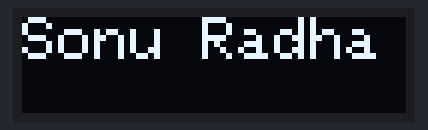
A sketch run on a simulated Arduino Uno, built with avr-gcc and run on an emulated ATmega328P. Shown: 128×32 one-colour display. The display library's start-up logo is not drawn; random numbers use the default seed unless the sketch sets one; what the sketch prints to the serial monitor is not drawn.

Above: at 4.1 s.
At 6.1 s:
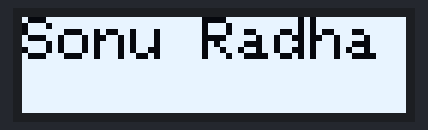
At 14.41 s:
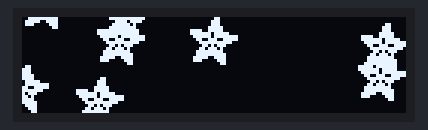
At 22.89 s:
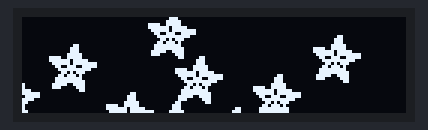
At 31.37 s:
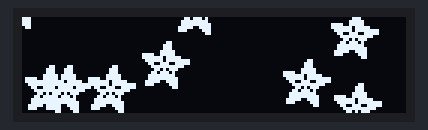
At 39.83 s:
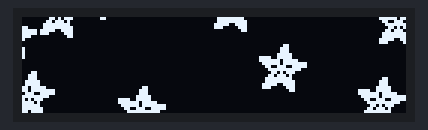

The sketch:

oled-basic-print-example.ino
```cpp
#include <SPI.h>
#include <Wire.h>
#include <Adafruit_GFX.h>
#include <Adafruit_SSD1306.h>

#define SCREEN_WIDTH 128 // OLED display width, in pixels
#define SCREEN_HEIGHT 32 // OLED display height, in pixels

// Declaration for an SSD1306 display connected to I2C (SDA, SCL pins)
#define OLED_RESET     4 // Reset pin # (or -1 if sharing Arduino reset pin)
Adafruit_SSD1306 display(SCREEN_WIDTH, SCREEN_HEIGHT, &Wire, OLED_RESET);

#define NUMFLAKES     10 // Number of snowflakes in the animation example

#define LOGO_HEIGHT   16
#define LOGO_WIDTH    16
static const unsigned char PROGMEM logo_bmp[] =
{ B00000000, B11000000,
  B00000001, B11000000,
  B00000001, B11000000,
  B00000011, B11100000,
  B11110011, B11100000,
  B11111110, B11111000,
  B01111110, B11111111,
  B00110011, B10011111,
  B00011111, B11111100,
  B00001101, B01110000,
  B00011011, B10100000,
  B00111111, B11100000,
  B00111111, B11110000,
  B01111100, B11110000,
  B01110000, B01110000,
  B00000000, B00110000
};

void setup() {
  Serial.begin(9600);

  // SSD1306_SWITCHCAPVCC = generate display voltage from 3.3V internally
  if (!display.begin(SSD1306_SWITCHCAPVCC, 0x3C)) { // Address 0x3C for 128x32
    Serial.println(F("SSD1306 allocation failed"));
    for (;;); // Don't proceed, loop forever
  }

  // Show initial display buffer contents on the screen --
  // the library initializes this with an Adafruit splash screen.
  display.display();
  delay(2000); // Pause for 2 seconds

  // Clear the buffer
  display.clearDisplay();

  // Draw a single pixel in white
  display.drawPixel(10, 10, SSD1306_WHITE);

  // Show the display buffer on the screen. You MUST call display() after
  // drawing commands to make them visible on screen!
  display.display();
  delay(2000);
  // display.display() is NOT necessary after every single drawing command,
  // unless that's what you want...rather, you can batch up a bunch of
  // drawing operations and then update the screen all at once by calling
  // display.display(). These examples demonstrate both approaches...

  printText();    // Draw 'stylized' characters

  // Invert and restore display, pausing in-between
  display.invertDisplay(true);
  delay(1000);
  display.invertDisplay(false);
  delay(1000);

  testanimate(logo_bmp, LOGO_WIDTH, LOGO_HEIGHT); // Animate bitmaps
}

void loop() {
}


void printText(void) {
  display.clearDisplay();

  display.setTextSize(2);             // Normal 1:1 pixel scale
  display.setTextColor(SSD1306_WHITE);        // Draw white text
  display.setCursor(0, 0);            // Start at top-left corner
  display.println(F("Sonu Radha"));

  display.display();
  delay(2000);
}


#define XPOS   0 // Indexes into the 'icons' array in function below
#define YPOS   1
#define DELTAY 2

void testanimate(const uint8_t *bitmap, uint8_t w, uint8_t h) {
  int8_t f, icons[NUMFLAKES][3];

  // Initialize 'snowflake' positions
  for (f = 0; f < NUMFLAKES; f++) {
    icons[f][XPOS]   = random(1 - LOGO_WIDTH, display.width());
    icons[f][YPOS]   = -LOGO_HEIGHT;
    icons[f][DELTAY] = random(1, 6);
    Serial.print(F("x: "));
    Serial.print(icons[f][XPOS], DEC);
    Serial.print(F(" y: "));
    Serial.print(icons[f][YPOS], DEC);
    Serial.print(F(" dy: "));
    Serial.println(icons[f][DELTAY], DEC);
  }

  for (;;) { // Loop forever...
    display.clearDisplay(); // Clear the display buffer

    // Draw each snowflake:
    for (f = 0; f < NUMFLAKES; f++) {
      display.drawBitmap(icons[f][XPOS], icons[f][YPOS], bitmap, w, h, SSD1306_WHITE);
    }

    display.display(); // Show the display buffer on the screen
    delay(200);        // Pause for 1/10 second

    // Then update coordinates of each flake...
    for (f = 0; f < NUMFLAKES; f++) {
      icons[f][YPOS] += icons[f][DELTAY];
      // If snowflake is off the bottom of the screen...
      if (icons[f][YPOS] >= display.height()) {
        // Reinitialize to a random position, just off the top
        icons[f][XPOS]   = random(1 - LOGO_WIDTH, display.width());
        icons[f][YPOS]   = -LOGO_HEIGHT;
        icons[f][DELTAY] = random(1, 6);
      }
    }
  }
}
```

Measured:
- what the display in image 0 shows lasts 2.0 s, from 4.1 s to 6.1 s
- what the display in image 1 shows lasts 1.0 s, from 6.1 s to 7.1 s
